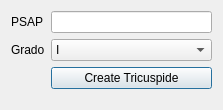
<?xml version="1.0" encoding="UTF-8"?>
<ui version="4.0">
 <class>DialogTri</class>
 <widget class="QDialog" name="DialogTri">
  <property name="geometry">
   <rect>
    <x>0</x>
    <y>0</y>
    <width>223</width>
    <height>110</height>
   </rect>
  </property>
  <property name="windowTitle">
   <string>Dialog</string>
  </property>
  <layout class="QGridLayout" name="gridLayout">
   <item row="0" column="0">
    <layout class="QFormLayout" name="formLayout">
     <item row="0" column="0">
      <widget class="QLabel" name="label">
       <property name="text">
        <string>PSAP</string>
       </property>
      </widget>
     </item>
     <item row="1" column="0">
      <widget class="QLabel" name="label_2">
       <property name="text">
        <string>Grado</string>
       </property>
      </widget>
     </item>
     <item row="0" column="1">
      <widget class="QLineEdit" name="lineEditPsap"/>
     </item>
     <item row="2" column="1">
      <widget class="QPushButton" name="pushButtonTri">
       <property name="text">
        <string>Create Tricuspide</string>
       </property>
      </widget>
     </item>
     <item row="1" column="1">
      <widget class="QComboBox" name="comboBoxGrado">
       <item>
        <property name="text">
         <string>I</string>
        </property>
       </item>
       <item>
        <property name="text">
         <string>II</string>
        </property>
       </item>
       <item>
        <property name="text">
         <string>III</string>
        </property>
       </item>
       <item>
        <property name="text">
         <string>IV</string>
        </property>
       </item>
      </widget>
     </item>
    </layout>
   </item>
  </layout>
 </widget>
 <resources/>
 <connections/>
</ui>
